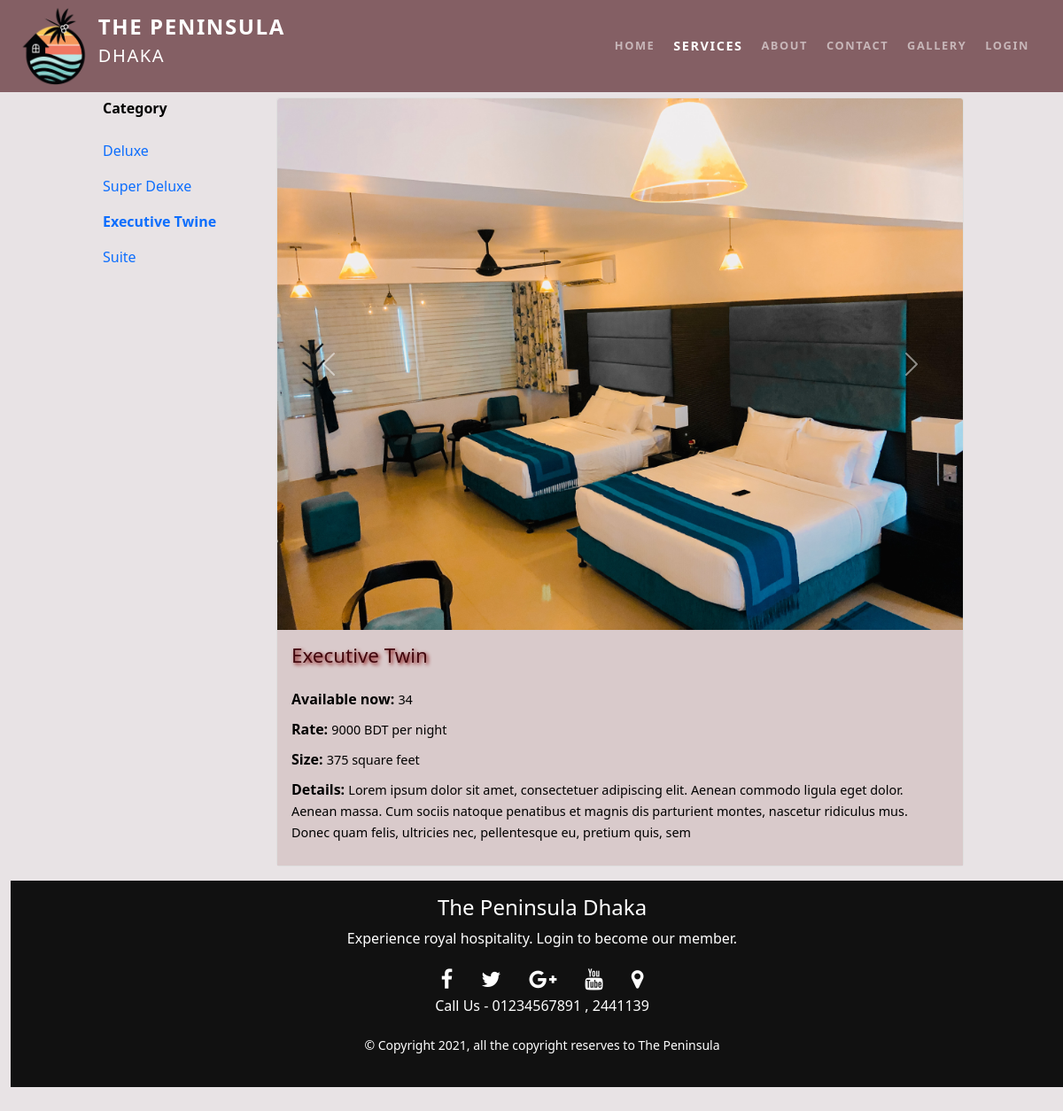
/details.php?room_id=3, run on the app's committed database.
### tables this page shows
CREATE TABLE `room` (
  `id` int(11) NOT NULL,
  `room_type` varchar(100) NOT NULL,
  `available` int(11) NOT NULL,
  `size` int(11) NOT NULL COMMENT 'in square feet',
  `rate` int(11) NOT NULL COMMENT 'per night',
  `room_photo` varchar(255) DEFAULT NULL,
  `room_details` varchar(555) NOT NULL
);

### details.php (the view, shortened to what this page needs)
<?php
if (isset($_GET['room_id']) && !empty($_GET['room_id'])){
	require_once ('db/connection.php');
	$roomId= $_GET['room_id'];
	$query = "SELECT * FROM room WHERE id='$roomId'";
	$result = mysqli_query($link, $query);
	$no_of_rows= mysqli_num_rows($result);
?>
<!doctype html>
<html lang="en">
	<head>
		<?php $page='services'; include 'includes/head.php'; ?>
	</head>
	<body>
		<header>
			<?php include 'includes/navbar.php'; ?>
		</header>
			<div class="container-fluid category-section ">
				<div class="row justify-content-center">
					<div class=" col-md-3 col-lg-2 p-0">
						<p class="px-3 fw-bold">Category</p>
						<nav class="nav flex-sm-row flex-md-column  room-category">
						  <a class="nav-link <?php if($roomId==1){echo 'active';} ?>" href="details.php?room_id=1">Deluxe</a>
						  <a class="nav-link <?php if($roomId==2){echo 'active';} ?>" href="details.php?room_id=2">Super Deluxe</a>
						  <a class="nav-link <?php if($roomId==3){echo 'active';} ?>" href="details.php?room_id=3">Executive Twine</a>
						  <a class="nav-link <?php if($roomId==4){echo 'active';} ?>" href="details.php?room_id=4">Suite</a>
						</nav>
					</div>
					<div class="col-md-9 col-lg-8 details">
						<?php
						if($no_of_rows){
							if($room= mysqli_fetch_assoc($result)){
								?>
						<div class="card mb-3">
							<div id="carouselExampleControls" class="carousel slide" data-bs-ride="carousel">
							  <div class="carousel-inner">
							  	<div class="carousel-item active">
							  		<img src="images/<?php echo $room['room_photo']; ?>" class="card-img-top" alt="...">
							  	</div>
							</div>
							  <button class="carousel-control-prev" type="button" data-bs-target="#carouselExampleControls" data-bs-slide="prev">
							    <span class="carousel-control-prev-icon" aria-hidden="true"></span>
							  </button>
							  <button class="carousel-control-next" type="button" data-bs-target="#carouselExampleControls" data-bs-slide="next">
							    <span class="carousel-control-next-icon" aria-hidden="true"></span>
							  </button>
							</div>
						  <div class="card-body">
						    <h5 class="card-title"><?php echo $room['room_type']; ?></h5>
                            <p class="card-text">Available now: <span><?php echo $room['available']; ?></span></p>
                            <p class="card-text">Rate: <span><?php echo $room['rate']; ?> BDT per night</span></p>
                            <p class="card-text">Size: <span><?php echo $room['size']; ?> square feet</span></p>
                            <p class="card-text">Details: <span><?php echo $room['room_details']; ?></span></p>
						  </div>
						</div>
					<?php
							}
						}
}
					?>
				</div>
			</div>
		<footer>
			<?php include 'includes/footer.php'; ?>
	</body>
</html>

### css/mystylesheet.css (style rules this page uses)
body { overflow-x: hidden; color: #000000; box-sizing: border-box; background-color: #e8e3e5; }
.carousel-item { position: relative; }
.category-section { margin-top: 50px; padding-top: 60px; padding-bottom: 80px; }
.room-category .nav-link.active, .room-category .nav-link:hover { font-weight: bold!important; }
.details .carousel-item img { background-size: cover; background-repeat: no-repeat; background-position: center; height: 600px; }
.details .card-body { background: #d9cacb!important }
.details .card-text { font-weight: bold; padding-bottom:10px; margin-bottom: 0px; }
.details .card-title { font-size: 1.4rem; color: rgb(66, 7, 14); text-shadow: 2px 2px 4px maroon; padding-bottom:15px; }
.details .card-text span { font-weight: normal; font-size: 0.9rem; }
@media screen and (min-width: 600px) { .details .carousel-item img { height: 480px; } }
@media screen and (min-width: 768px) { .details .carousel-item img { height: 600px; } }

### data on the page
room: room_photo (picture), room_type "Executive Twin", available "34", rate "9000", size "375", room_details "Lorem ipsum dolor sit amet, consectetuer adipiscing elit. Aenean commodo ligula eget dolor. Aenean massa. Cum sociis natoque penatibus et magnis dis parturient montes, nascetur ridiculus mus. Donec quam felis, ultricies nec, pellentesque eu, pretium quis, sem"
